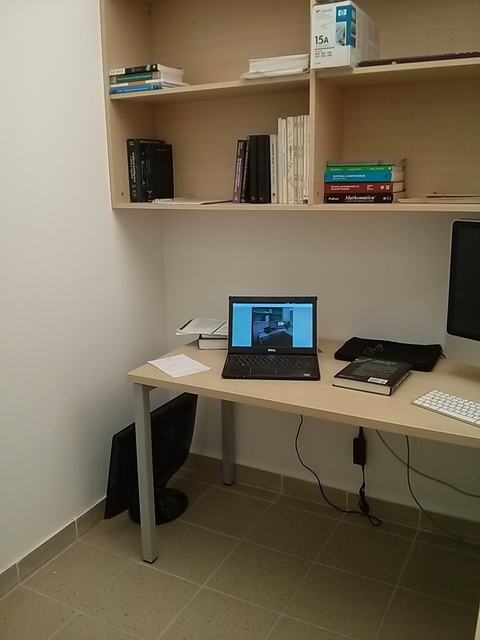
#> input picture CV Assignment 6/images/office1.jpg, 480 x 640 px
$ python paranoma.py
#> lines starting #> are read from the running program, lines starting #| are printed output that depends on the picture
import cv2
import numpy as np
import matplotlib.pyplot as plt
from PIL import Image

"""
Main function
"""
def main():
    # Load the images
    imageLeft = cv2.imread("images/office1.jpg")
#> imageLeft is the input picture: shape (640, 480, 3); mean B, G, R 88.9, 108.5, 119.1
    imageMiddle = cv2.imread("images/office2.jpg")
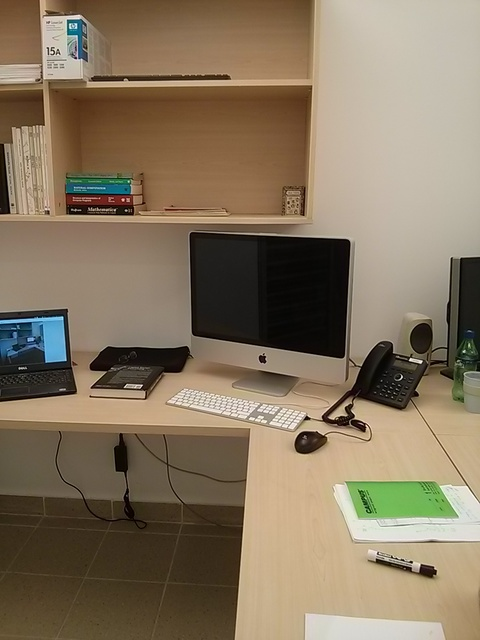
#> input picture CV Assignment 6/images/office2.jpg, 480 x 640 px
#> imageMiddle is the input picture: shape (640, 480, 3); mean B, G, R 96.4, 118.7, 134.4
    imageRight = cv2.imread("images/office3.jpg")
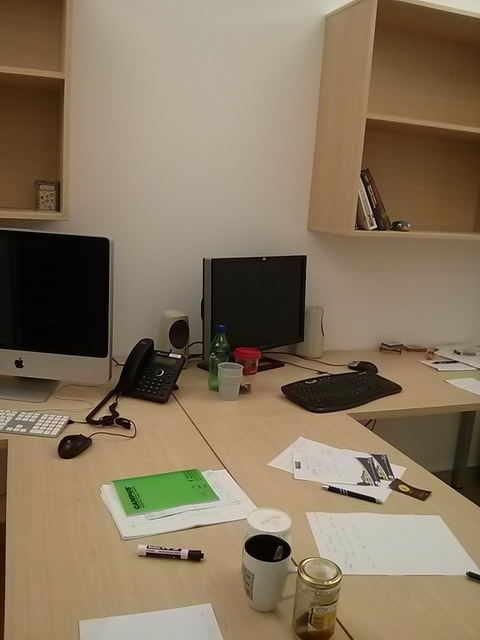
#> input picture CV Assignment 6/images/office3.jpg, 480 x 640 px
#> imageRight is the input picture: shape (640, 480, 3); mean B, G, R 94.1, 117.7, 134.3


    imageLeft = cv2.cvtColor(imageLeft, cv2.COLOR_BGR2GRAY)
#> imageLeft: shape (640, 480)
    imageMiddle = cv2.cvtColor(imageMiddle, cv2.COLOR_BGR2GRAY)
#> imageMiddle: shape (640, 480)
    imageRight = cv2.cvtColor(imageRight, cv2.COLOR_BGR2GRAY)
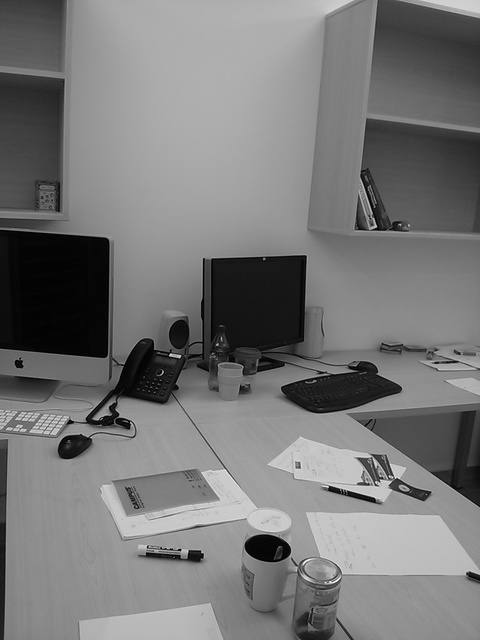
#> imageRight: shape (640, 480); min 0, max 251, mean 120


    plt.imshow(imageLeft, cmap="gray")
    plt.axis("off")
    plt.title("Left image")
    plt.show()

    plt.imshow(imageMiddle, cmap="gray")
    plt.axis("off")
    plt.title("Middle image")
    plt.show()

    plt.imshow(imageRight, cmap="gray")
    plt.axis("off")
    plt.title("Right image")
    plt.show()

    orb = cv2.ORB_create()


    kpLeft, desLeft = orb.detectAndCompute(imageLeft, None)
#> kpLeft = 500 keypoints; strongest (x, y, size): (200, 336, 31), (202, 336, 31), (319, 40, 31), (123, 72, 31)
    kpMiddle, desMiddle = orb.detectAndCompute(imageMiddle, None)
#> kpMiddle = 500 keypoints; strongest (x, y, size): (307, 417, 31), (410, 360, 31), (420, 362, 31), (401, 376, 31)
    kpRight, desRight = orb.detectAndCompute(imageRight, None)
#> kpRight = 500 keypoints; strongest (x, y, size): (375, 226, 31), (170, 355, 31), (179, 357, 31), (393, 476, 31)


    BFMatcher = cv2.BFMatcher(cv2.NORM_HAMMING, crossCheck=True)


    matchesLeftMiddle = BFMatcher.match(desLeft,desMiddle)
#> matchesLeftMiddle = 162 matches


    matchesRightMiddle = BFMatcher.match(desRight,desMiddle)
#> matchesRightMiddle = 175 matches

    srcPtsLeftMiddle = np.float32([kpLeft[matchesLeftMiddle[match].queryIdx].pt for match in range(0, 50)])
#> srcPtsLeftMiddle = 50 pairs, first value 126 to 447, second value 36 to 427
    desPtsLeftMiddle = np.float32([kpMiddle[matchesLeftMiddle[match].trainIdx].pt for match in range(0, 50)])
#> desPtsLeftMiddle = 50 pairs, first value 32 to 393.6, second value 46.8 to 553.2

    srcPtsRightMiddle = np.float32([kpRight[matchesRightMiddle[match].queryIdx].pt for match in range(0, 50)])
#> srcPtsRightMiddle = 50 pairs, first value 67 to 376, second value 206 to 582
    desPtsRightMiddle = np.float32([kpMiddle[matchesRightMiddle[match].trainIdx].pt for match in range(0, 50)])
#> desPtsRightMiddle = 50 pairs, first value 43.2 to 436, second value 123.6 to 571


    height, width = imageMiddle.shape
#> height = 640; width = 480


    mLeft, maskLeft = cv2.findHomography(srcPtsLeftMiddle, desPtsLeftMiddle, cv2.RANSAC)
#> mLeft = [[1.36, 0.089, -373.6], [0.205, 1.27, -50.64], [0.000887, -5.12e-05, 1]]; maskLeft = 50 values, max 1 at index 0, min 0 at index 1, mean 0.76
    warpLeftMiddle = cv2.warpPerspective(imageLeft, mLeft, (width, height))
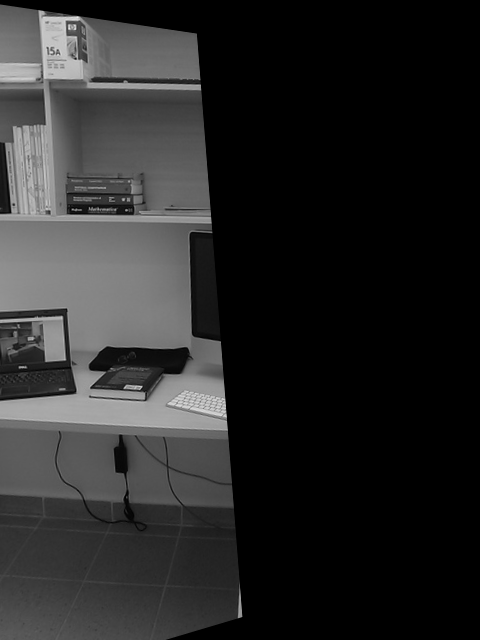
#> warpLeftMiddle: shape (640, 480); min 0, max 233, mean 39.8
    mergedLeftMiddle = cv2.bitwise_or(warpLeftMiddle, imageMiddle)
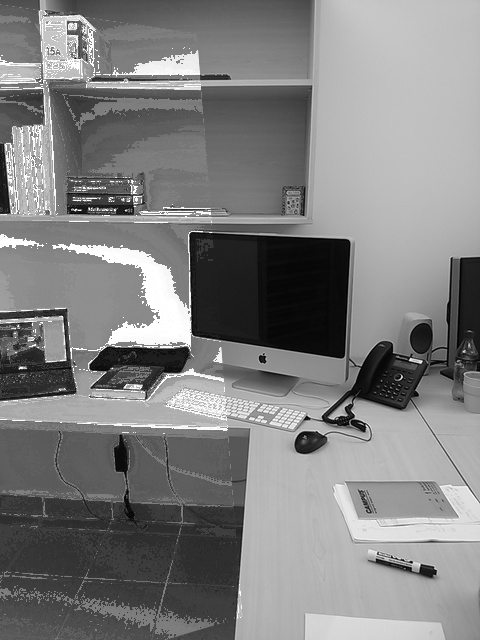
#> mergedLeftMiddle: shape (640, 480); min 0, max 255, mean 128.6
    mRight, maskRight = cv2.findHomography(srcPtsRightMiddle, desPtsRightMiddle, cv2.RANSAC)
#> mRight = [[0.723, -0.0163, 256.7], [-0.157, 0.966, 13.27], [-0.000606, 5.02e-05, 1]]; maskRight = 50 values, max 1 at index 0, min 0 at index 6, mean 0.8
    warpRightMiddle = cv2.warpPerspective(imageRight, mRight, (width, height))
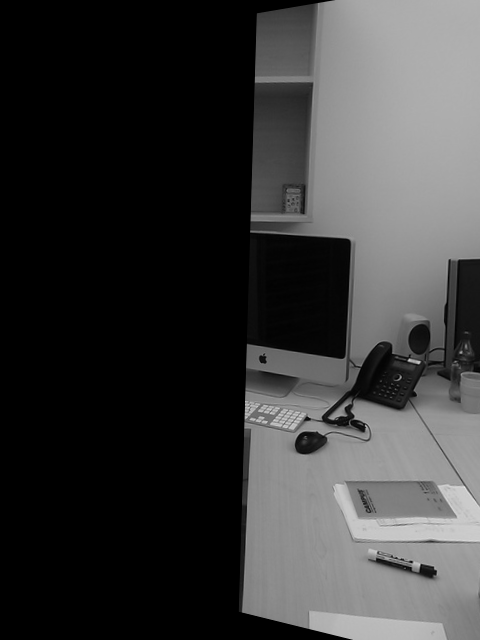
#> warpRightMiddle: shape (640, 480); min 0, max 234, mean 57.6
    mergedFinal = cv2.bitwise_or(warpRightMiddle, mergedLeftMiddle)
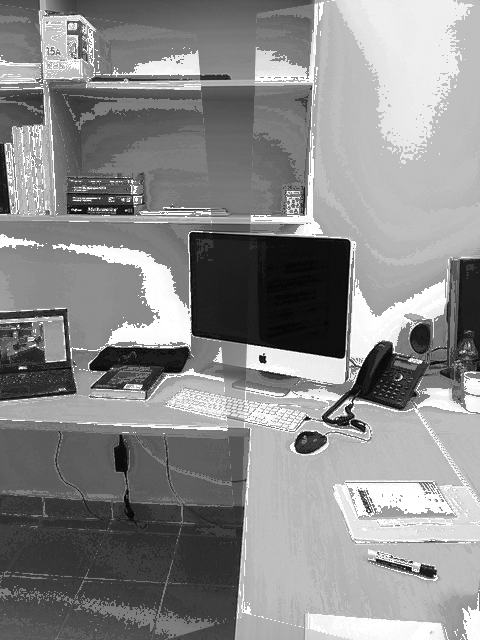
#> mergedFinal: shape (640, 480); min 2, max 255, mean 138.4

    # Show the final image
    cv2.imwrite('images/output1.jpg', mergedFinal)
    plt.imshow(mergedFinal, cmap="gray")
    plt.axis("off")
    plt.title("Result Image")
    plt.show()

if __name__ == '__main__':
   main()
